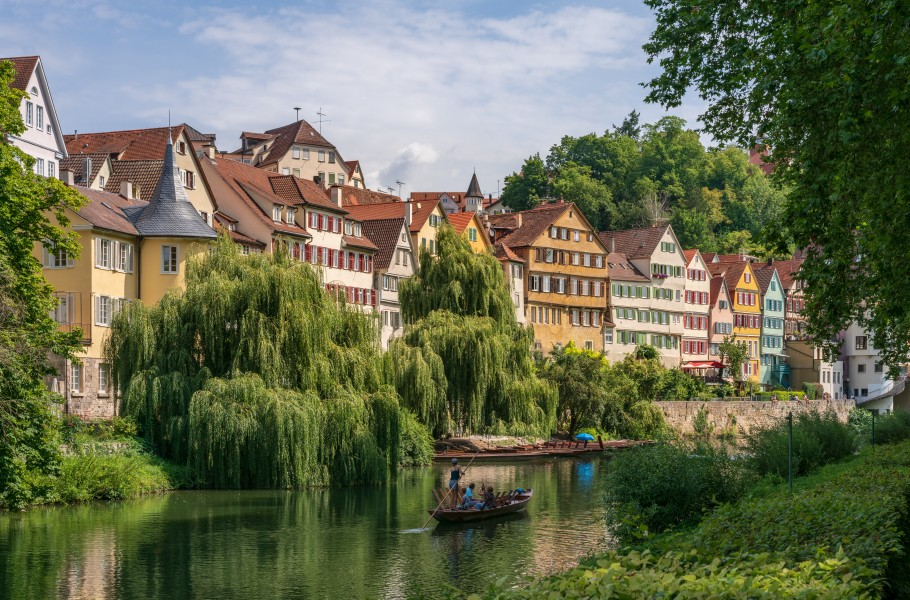
%> input picture Digital Signal Processing/2. 5-7.Dyskretna transformata Fourier'a, kompresja JPG/Lab05_07_DFT/media/village.jpg, 910 x 600 px
$ octave Zad9_1_filtracja_dolnoprzepustowa_zdjec.m   (GNU Octave 9; MATLAB toolbox functions it lacks are replaced by stand-ins)
%> lines starting %> are read from the running program, lines starting %| are printed output that depends on the picture
%% Filtracja dolnoprzepustowa zdjęć
clear; clc; close all;

%% Parametry filtracji
filterRatio = 0.4;              % Stosunek częstotliwości granicznej do częstotliwości Nyquista ( <1 )
filterType = 3;                 % Typ filtru:
                                %  1 - koło (ostre odcięcie)
                                %  2 - filtr gaussowski
                                %  3 - filtr Butterworth-a
butterFilterOrder = 2;          % Rząd filtru Butterworth-a

%% Ładowanie i wyświetlanie zdjęcia
image = rgb2gray( imread( 'media/village.jpg' ) );
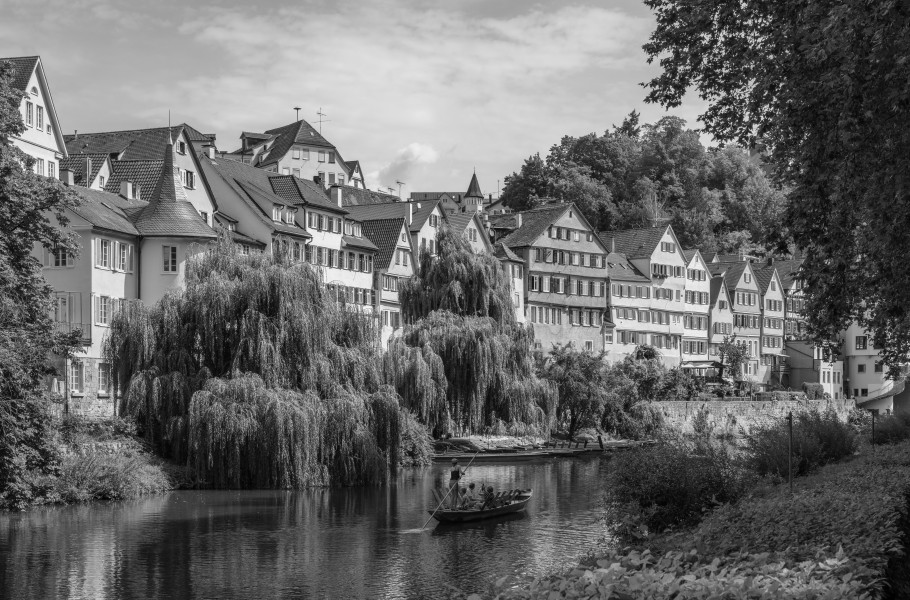
%> image: size 600x910 uint8; min 0, max 252, mean 104.9
figure, imshow( image, [] );

%% DFT zdjęcia
spectrum2D = fftshift( fft2( image ) );
figure, imshow( mat2gray( log( 1 + abs( spectrum2D ) ) ) );
%> after `imshow( mat2gray( log( 1 + abs( spectrum2D ) ) ) )`:
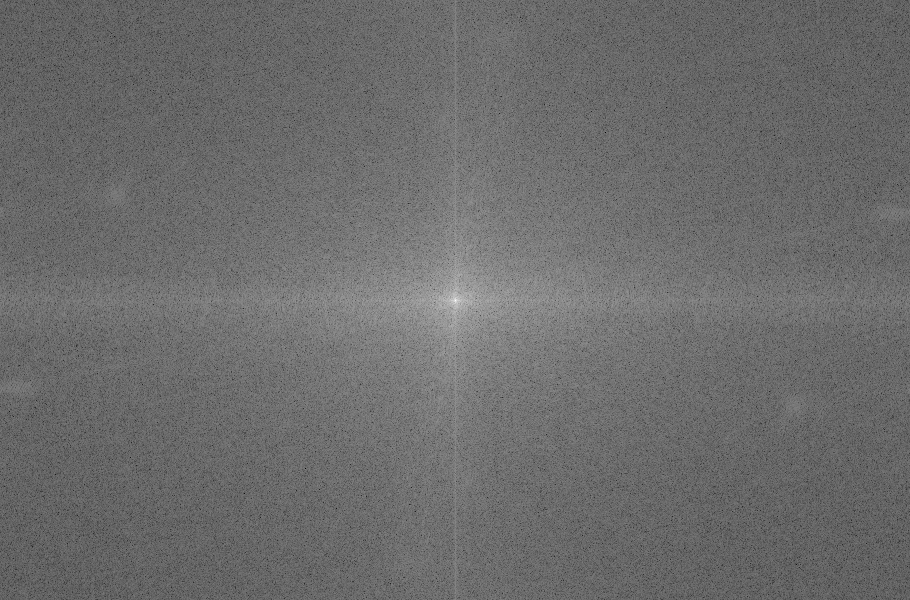
%> displayed picture: size 600x910, on the screen's scale of 0 to 255; min 0, max 255, mean 108

%% Tworzenie funkcji filtru
[ width, height ] = size( image );      % Rozmiar zdjęcia
%> width = 600; height = 910
dim = min( [ width height ] ) / 2;      % Odległość od środka do krótszej z krawędzi (w przybliżeniu okres Nyquista)
%> dim = 300

% Przestrzeń współrzędnych filtru
[ x, y ] = meshgrid( -(height/2) : (height/2)-1, -(width/2) : (width/2)-1 );

switch filterType
    % Trywialny filtr - okrąg o zadanym promieniu
    case 1
        z =  sqrt( x.^2 + y.^2 );
        filterFunction =  z < ( dim * filterRatio );
    % Filtr gaussowski
    case 2
        filterFunction = fspecial( 'gaussian', [ width, height ], 0.5 * dim * filterRatio );
        % Renormalizacja do zakresu 0--1
        filterFunction = mat2gray( filterFunction );
    case 3
        filterFunction = 1. - 1 ./ ( 1. + ( ( dim * filterRatio * 0.5 ) ./ ( x .^ 2 + y .^ 2 ) .^ 0.5 ) .^ ( 2*butterFilterOrder ) );
end


figure( 100 ), colormap( parula(64) );
mesh( x, y , filterFunction );
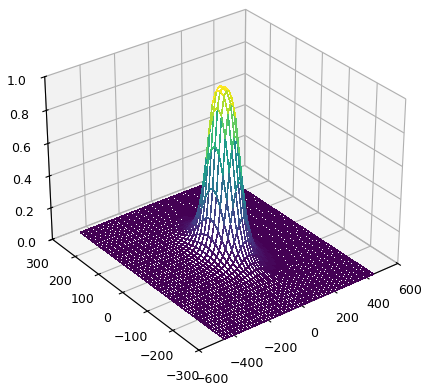
%> figure redrawn from the program's plot data

%% Filtracja i wyświetlenie widma
filteredSpectrum = spectrum2D .* filterFunction;

figure, imshow( mat2gray( log( 1 + abs( filteredSpectrum ) ) ) );
%> after `imshow( mat2gray( log( 1 + abs( filteredSpectrum ) ) ) )`:
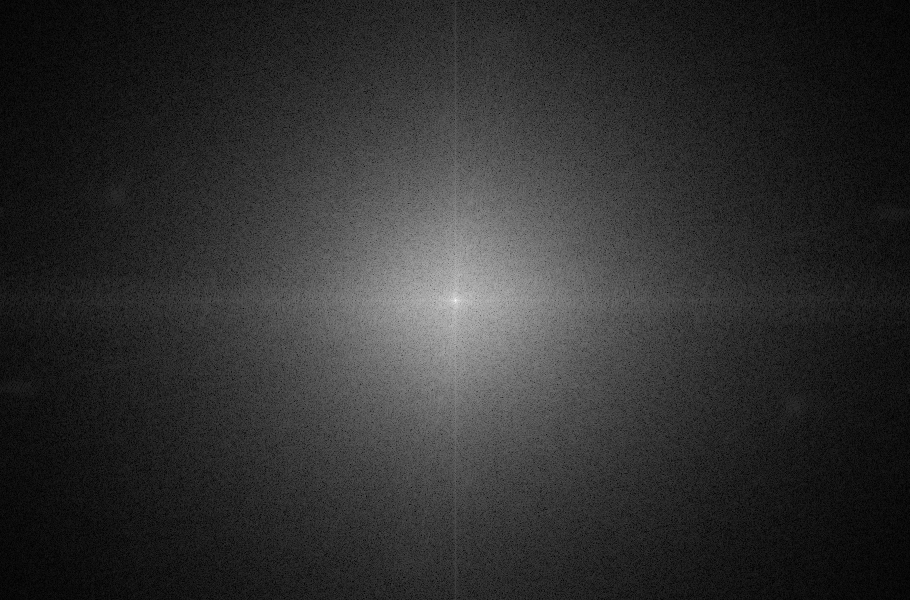
%> displayed picture: size 600x910, on the screen's scale of 0 to 255; min 0, max 255, mean 47.2

%% Transformata odwrotna i wyświetlenie zdjęć
filteredImage = abs( ifft2( filteredSpectrum ) );
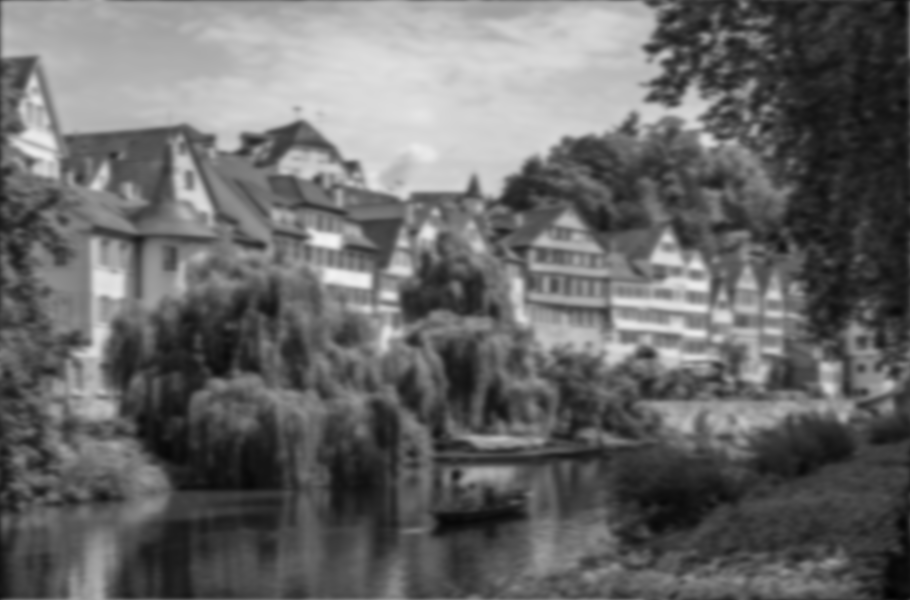
%> filteredImage: size 600x910 double; min 1.54, max 243.7, mean 104.9

figure, imshow( filteredImage, [] );

$ run again, with Digital Signal Processing/2. 5-7.Dyskretna transformata Fourier'a, kompresja JPG/Lab05_07_DFT/media/bridge.jpg copied over Digital Signal Processing/2. 5-7.Dyskretna transformata Fourier'a, kompresja JPG/Lab05_07_DFT/media/village.jpg
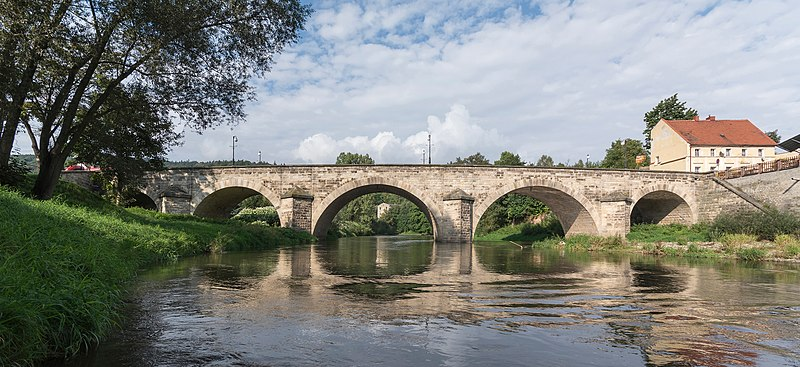
%> input picture Digital Signal Processing/2. 5-7.Dyskretna transformata Fourier'a, kompresja JPG/Lab05_07_DFT/media/bridge.jpg, 800 x 367 px
%> `imshow( mat2gray( log( 1 + abs( filteredSpectrum ) ) ) )`:
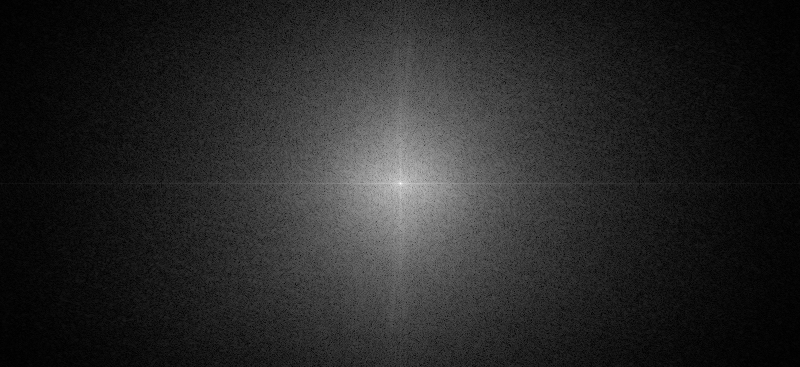
%> displayed picture: size 367x800, on the screen's scale of 0 to 255; min 0, max 255, mean 38.7
%> `filteredImage = abs( ifft2( filteredSpectrum ) );`:
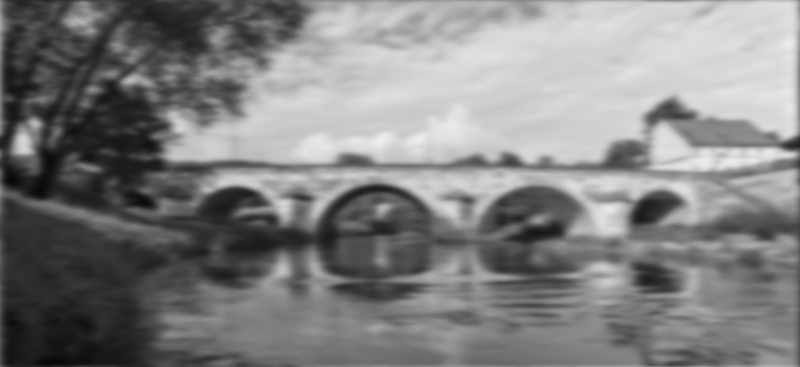
%> filteredImage: size 367x800 double; min 7.53, max 238.1, mean 129.3

$ run again, with Digital Signal Processing/2. 5-7.Dyskretna transformata Fourier'a, kompresja JPG/Lab05_07_DFT/media/building.jpg copied over Digital Signal Processing/2. 5-7.Dyskretna transformata Fourier'a, kompresja JPG/Lab05_07_DFT/media/village.jpg
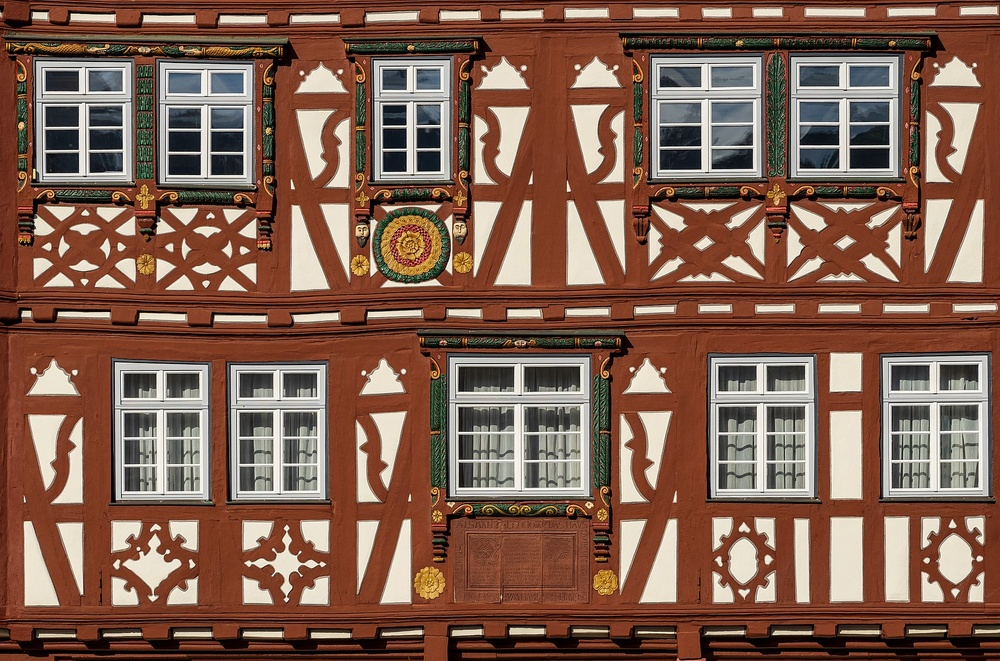
%> input picture Digital Signal Processing/2. 5-7.Dyskretna transformata Fourier'a, kompresja JPG/Lab05_07_DFT/media/building.jpg, 1000 x 661 px, shrunk from 1920 x 1269 before the run
%> `imshow( mat2gray( log( 1 + abs( filteredSpectrum ) ) ) )`:
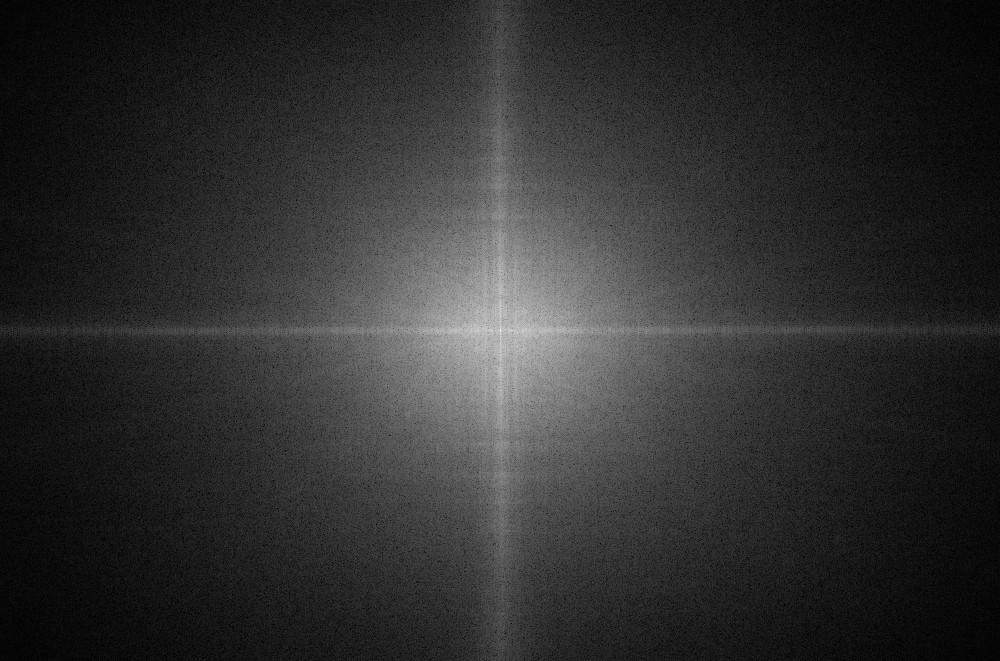
%> displayed picture: size 661x1000, on the screen's scale of 0 to 255; min 0, max 255, mean 47.2
%> `filteredImage = abs( ifft2( filteredSpectrum ) );`:
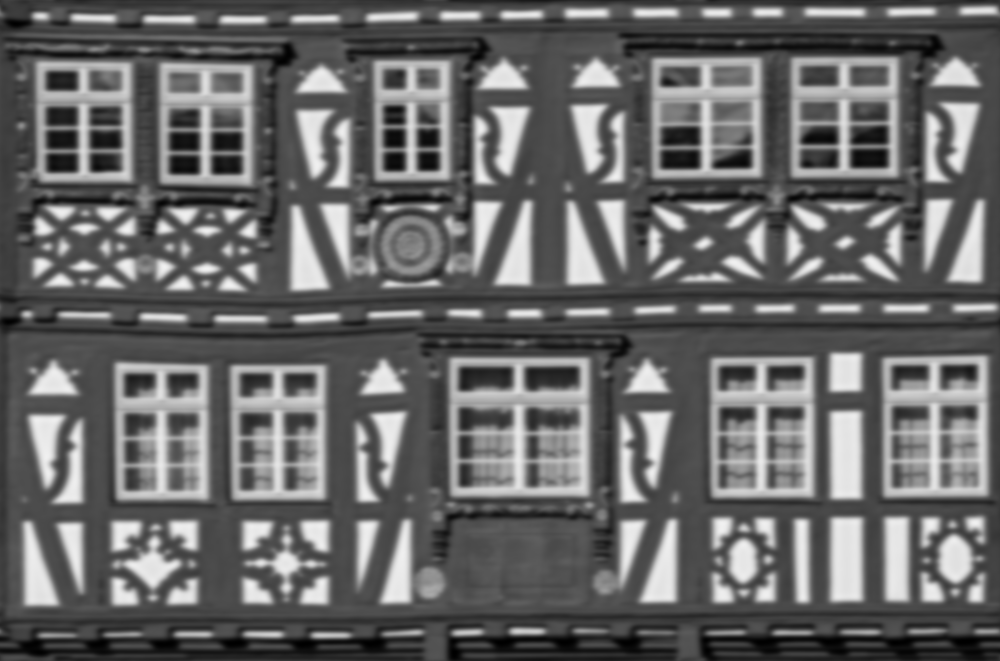
%> filteredImage: size 661x1000 double; min 0.0721, max 243.2, mean 104.2
